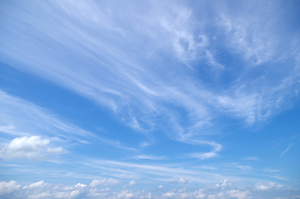
%> input picture program/cloud.png, 300 x 199 px
$ octave main_random_scan.m   (GNU Octave 9; MATLAB toolbox functions it lacks are replaced by stand-ins)
%> lines starting %> are read from the running program, lines starting %| are printed output that depends on the picture
### program/make_Om_random_scan.m
function [Om] = make_Om_random_scan(m,n,r)

% ランダムスキャン
t0 = rand(m*n,1);
[~, indx] = sort(t0);

num_nonzero = floor(m*n*r);

Om = zeros(m,n);
Om( indx(1:num_nonzero)) = 1;

### program/make_X_b.m
function [X,b] = make_X_b(I,p)


[I_x,I_y] = size(I);

% データ行列Dの生成
D = zeros( (I_x-p+1)*(I_y-p+1) , p*p );
k = 0;
for i=1:I_x-p+1
    for j=1:I_y-p+1
        k = k+1;
        D(k,:) = reshape(I(i:i+p-1,j:j+p-1),1,[]);
    end
end

% データ行列Dの真ん中の列がベクトルb、真ん中の列を取り除いたものが行列Xになる
center = (p*p+1)/2;
b = D(:,center);
X = [ D(:,1:center-1) D(:,center+1:p*p) ];

### program/main_random_scan.m
clear variables;
close all;

% parameters
r = 0.3; % 既知の画素値の割合
p = 5; % p x p の画像パッチをモデル化する。奇数でないといけない。

A = zeros(5,35);

l = 35;
m = 5;

for s = 1:l

    for t = 1:m

        % 画像の読み込みとグレースケールへの変換、サイズ取得
        I_color_true = imread('cloud.png');
%> I_color_true is the input picture: size 199x300x3 uint8; mean R, G, B 128.3, 170.8, 225.5
        I_gray_true = double(rgb2gray(I_color_true));
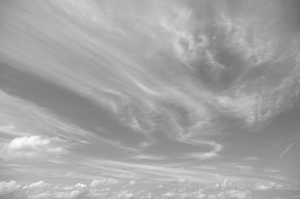
%> I_gray_true: size 199x300 double; min 106, max 252, mean 164.4
        [I_x, I_y] = size(I_gray_true);
%> I_x = 199; I_y = 300

        % 既知の画素の位置を表す行列Omの生成（ランダムに生成）
        Om = make_Om_random_scan(I_x,I_y,r);
%> in make_Om_random_scan, `Om( indx(1:num_nonzero)) = 1;`:
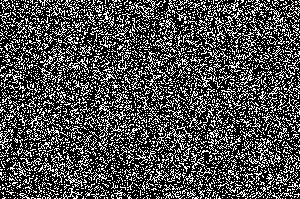
%> Om: size 199x300 double; values 0 (black) and 1 (white), 30% white in thin lines or dots

        % 欠損画像の生成
        I_ms = I_gray_true.*Om;
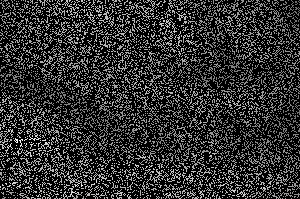
%> I_ms: size 199x300 double; min 0, max 252, mean 49.3

        % [10 lines of commented-out code are left out]
        bias = (p+1)/2;
        Ob = reshape( Om(bias:I_x-bias+1,bias:I_y-bias+1)',[],1 );

        % ベクトルbの未知の要素を表現するベクトルOcを生成
        Oc = ~Ob; % ベクトルObの０と１を反転させたもの
%> Oc = 57720 logical values, 40415 true


        % データ行列Xとベクトルbを画像から生成し、初期値として保存
        [X0, b0] = make_X_b(I_ms,p);
%> after the loop in make_X_b, `for i=1:I_x-p+1`: k = 57720


        %-------------------------------
        % ARモデルに基づく画像修復アルゴリズム
        % 現在は、周囲の画素の平均値を代入するだけなので、これを改良する
        %-------------------------------
        I_result = I_ms; % 修復画像の初期値は欠損画像

        %a = ones(p*p-1,1)/(p*p-1); % 周りの画素値の平均値を計算する係数ベクトル

        n = s;

        for u = 1:n
            % データ行列Xとベクトルbを画像I_resultから生成
            [X , b] = make_X_b(I_result,p);

            % Xとbからaを計算
            a = X\b;

            % 係数ベクトルaを使ってbを計算
            b = X*a;

            % ベクトルbの未知の要素の値はそのままで、既知の要素の値を代入
            b = b.*Oc + b0.*Ob;

            % ベクトルbから画像I_msを生成
            I_result(bias:I_x-bias+1,bias:I_y-bias+1) = reshape(b, I_y-(bias-1)*2,I_x-(bias-1)*2)';


        end
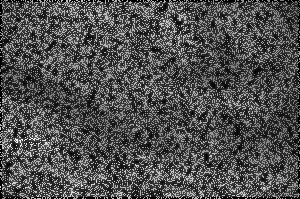
%> I_result: size 199x300 double; min 0, max 252, mean 79.7

        % 画素あたりの誤差計算（ただし、周辺部を除く）
        error = norm( I_result(bias:I_x-bias+1,bias:I_y-bias+1)-I_gray_true(bias:I_x-bias+1,bias:I_y-bias+1),'fro')/(I_x*I_y);
%> error = 0.409

        A(t,s) = error;

    end
%> (the run ends here)
